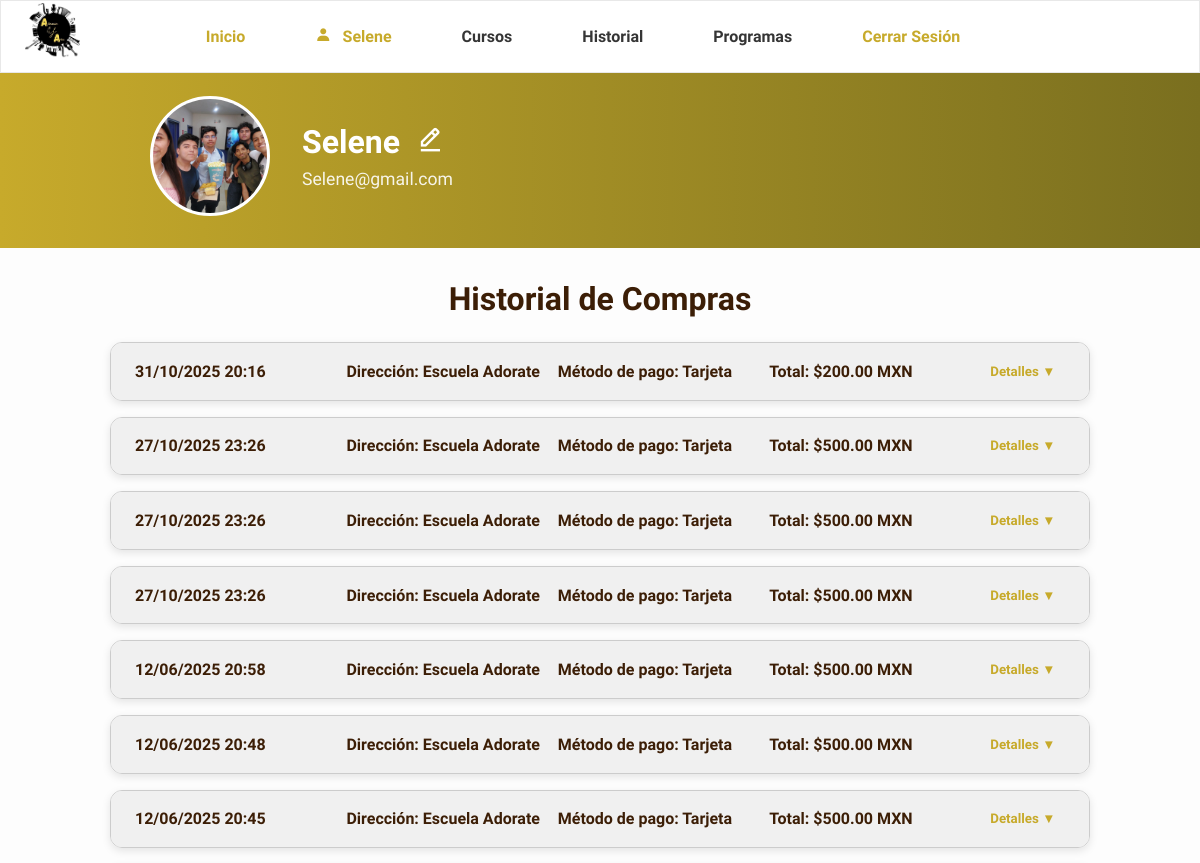
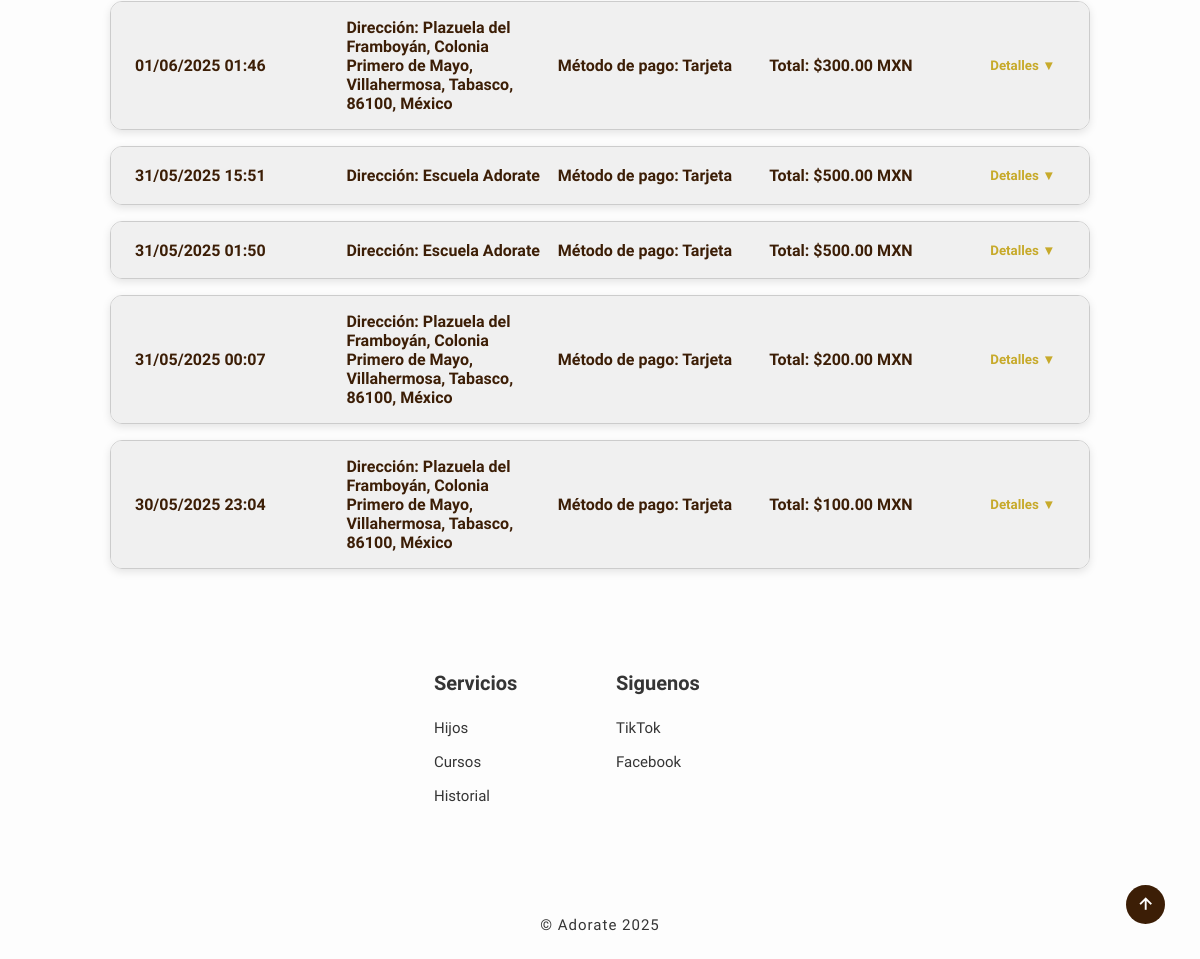
/perfil_historial.php (signed in), run on the app's committed database (2 pictures, top to bottom).
### tables this page shows
CREATE TABLE `usuarios` (
  `id_usuario` int(11) NOT NULL,
  `nombre_com` varchar(100) NOT NULL,
  `correo_elec` varchar(100) NOT NULL,
  `contrasena` varchar(255) NOT NULL,
  `fecha_registro` timestamp NOT NULL DEFAULT current_timestamp(),
  `foto_perfil` varchar(255) DEFAULT NULL,
  `rol` enum('usuario','admin') NOT NULL DEFAULT 'usuario'
);

CREATE TABLE `compras` (
  `id_compra` int(11) NOT NULL,
  `id_usuario` int(11) NOT NULL,
  `fecha` datetime NOT NULL DEFAULT current_timestamp(),
  `total` decimal(10,2) NOT NULL,
  `direccion_envio` text DEFAULT NULL,
  `metodo_pago` varchar(50) NOT NULL
);

### perfil_historial.php (the view, shortened to what this page needs)
<?php
include 'conexion_be.php';
$idUsuario = $_SESSION['idUsuario'];
$query = "SELECT nombre_com, correo_elec, fecha_registro, id_usuario, foto_perfil FROM usuarios WHERE id_usuario = $idUsuario LIMIT 1";
$result = mysqli_query($conexion, $query);
if ($result && mysqli_num_rows($result) > 0) {
    $usuario = mysqli_fetch_assoc($result);
} else {
    session_destroy();
    header("Location: index.php");
    exit();
}
?>
<!DOCTYPE html>
<html lang="en">
<head>
<link rel="stylesheet" href="https://cdnjs.cloudflare.com/ajax/libs/font-awesome/6.4.0/css/all.min.css" />
	<link rel="stylesheet" href="adorate.css">
	<link rel="stylesheet" href="https://unpkg.com/boxicons@latest/css/boxicons.min.css">
</head>
<body>
<div class="contenido-principal">
	<header>
		<a href="#" class="logo"><img src="imgs/adorate.png" width="55" alt="logo"></a>
		<ul class="navbar">
            <li><a href="index.php" style="color:#C7AA2B;">Inicio</a></li>
            <?php
            if (isset($_SESSION['nombre'])) {
                $nombreCompleto = $_SESSION['nombre'];
                $partesNombre = explode(' ', trim($nombreCompleto));
                $primerNombre = ucfirst($partesNombre[0]);
                echo '<li><a href="perfil.php" style="color:#C7AA2B;" id="userLink">
                        <i class="bx bxs-user" style="margin-right:0.7rem;"></i>' . htmlspecialchars($primerNombre) . '
                      </a></li>';
            }
            ?>
            <li><a href="perfil_cursos.php">Cursos</a></li>
            <li><a href="perfil_historial.php">Historial</a></li>
            <li><a href="https://drive.google.com/file/d/1GpO4hfCu0mNDoaR4s7zPHs4a9xIVX5yH/view" target="_blank" rel="noopener noreferrer">Programas</a></li>
			<li><a href="cerrar_sesion.php" id="cerrarLink" style="color:#C7AA2B;">Cerrar Sesión</a><li>
		</ul>
        </header>
  </div>
<section class="perfil">
  <div class="perfil-contenedor">
    <div class="perfil-imagen">
      <div class="imagen-circulo">
        <img
          src="<?php
            echo !empty($usuario['foto_perfil'])
              ? 'imgs/perfil/' . $usuario['id_usuario'] . '/' . htmlspecialchars($usuario['foto_perfil'])
              : 'imgs/usuario-placeholder.png';
          ?>"
          alt="Imagen de perfil"
        >
      </div>
    </div>
    <div class="perfil-info">
      <div class="perfil-nombre-editar">
        <h2><?php echo htmlspecialchars($usuario['nombre_com']); ?></h2>
        <button class="btn-editar" title="Editar perfil">
          <i class='bx bx-edit-alt'></i>
        </button>
      </div>
      <p class="perfil-correo"><?php echo htmlspecialchars($usuario['correo_elec']); ?></p>
    </div>
  </div>
</section>
<section class="historial" id="historial">
  <h2>Historial de Compras</h2>
  <div class="historial-lista">
    <?php
    $idUsuario = $_SESSION['idUsuario'];
    $query_compras = "SELECT * FROM compras WHERE id_usuario = $idUsuario ORDER BY fecha DESC";
    $result_compras = mysqli_query($conexion, $query_compras);
    if(mysqli_num_rows($result_compras) > 0):
      while($compra = mysqli_fetch_assoc($result_compras)):
    ?>
    <div class="compra-item">
      <div class="compra-resumen" tabindex="0" aria-expanded="false" aria-controls="detalles-<?php echo $compra['id_compra']; ?>">
        <span class="fecha"><?php echo date("d/m/Y H:i", strtotime($compra['fecha'])); ?></span>
        <span class="direccion"><strong>Dirección:</strong> <?php echo htmlspecialchars($compra['direccion_envio']); ?></span>
        <span class="metodo-pago"><strong>Método de pago:</strong> <?php echo htmlspecialchars($compra['metodo_pago']); ?></span>
        <span class="total"><strong>Total:</strong> $<?php echo number_format($compra['total'], 2); ?> MXN</span>
        <button class="btn-toggle-detalles" aria-hidden="true">Detalles ▼</button>
      </div>
    </div>
    <?php
      endwhile;
    else:
    ?>
    <p>No tienes compras registradas.</p>
    <?php endif; ?>
  </div>
</section>
		<section class="contact" id="contact">
			<div class="main-contact">
				<div class="contact-content">
					<h4>Servicios</h4>
					<li><a href="perfil.php">Hijos</a></li>
					<li><a href="perfil_cursos.php">Cursos</a></li>
          <li><a href="#historial">Historial</a></li>
				</div>
				<div class="contact-content">
					<h4>Siguenos</h4>
					<li><a href="#">TikTok</a></li>
					<li><a href="#">Facebook</a></li>
				</div>
			</div>
		</section>
		<div class="last-text">
			<p>© Adorate 2025</p>
		</div>
	<a href="#home" class="scroll-top">
		<i class='bx bx-up-arrow-alt' ></i>
	</a>
</body>
</html>

### adorate.css (style rules this page uses)
* { padding: 0; margin: 0; box-sizing: border-box; font-family: 'Raleway', sans-serif; text-decoration: none; list-style: none; scroll-behavior: smooth; }
:root { --text-color: #353535; --main-color: #3C1E06; --second-color: #858585; --bg-color: #fdfdfd; --big-font: 4.5rem; --h2-font: 2.6rem; --p-font: 1.1rem; }
body { background: var(--bg-color); color: var(--text-color); }
header { position: fixed; width: 100%; top: 0; right: 0; z-index: 1000; display: flex; align-items: center; justify-content: space-between; background-color: #fff; backdrop-filter: blur(10px) !important; border: 0.1px solid rgba(0, 0, 0, 0.089) !important; padding: 23px 15%; transition: all .38s ease; }
.logo { font-size: 50px; font-weight: 700; color: var(--text-color); }
span { color: var(--main-color); }
.navbar { display: flex; }
.navbar a { color: var(--text-color); font-size: var(--p-font); font-weight: 600; padding: 5px 10px; margin: 2px 25px; border-bottom: 2px solid transparent; transition: all .38s ease; }
section { padding: 90px 15% 80px; }
.contact { padding: 50px 15% 40px; }
.main-contact { display: grid; grid-template-columns: repeat(auto-fit, minmax(150px, auto)); justify-content: center; gap: 2rem; }
.contact-content h4 { font-size: 20px; color: var(--text-color); margin-bottom: 1.5rem; }
.contact-content li { margin-bottom: 16px; }
.contact-content li a { display: block; color: var(--text-color); font-size: 15px; font-weight: 500; transition: all .40s ease; }
.last-text p { text-align: center; padding: 25px; color: var(--text-color); font-size: 15px; letter-spacing: 1px; }
.scroll-top { position: fixed; bottom: 2.2rem; right: 2.2rem; }
.scroll-top i { padding: 8px; font-size: 1.4rem; color: #fff; background: var(--main-color); border-radius: 5rem; transition: all 0.3s ease; }
@media (max-width: 1690px) { section { padding: 70px 2%; transition: .20s; } }
@media (max-width: 1690px) { header { padding: 2px 2%; transition: .20s; } }
@media (max-width: 1690px) { .contact { padding: 70px 2%; transition: .20s; } }
@media (max-width: 1290px) { section { padding: 80px 2%; transition: .20s; } }
@media (max-width: 1290px) { :root { --big-font: 3.2rem; --h2-font: 2rem; --p-font: 1rem; transition: .20s; } }

### perfil_historial.php (style rules this page uses)
body { padding-right: 0 !important; }
.contenido-principal { position: relative; z-index: 3; }
.perfil { background: linear-gradient(to right, #C7AA2B, #7A6F1F); padding: 2rem 5%; color: #fff; margin-top:4rem; }
.perfil-contenedor { display: flex; align-items: center; max-width: 900px; margin: 0 auto; gap: 2rem; flex-wrap: wrap; }
.perfil-imagen .imagen-circulo { width: 120px; height: 120px; border-radius: 50%; overflow: hidden; border: 3px solid #fff; flex-shrink: 0; background-color: #fff; }
.perfil-imagen img { width: 100%; height: 100%; object-fit: cover; display: block; }
.perfil-info { flex: 1; min-width: 200px; }
.perfil-nombre-editar { display: flex; align-items: center; gap: 1rem; }
.perfil-nombre-editar h2 { margin: 0; font-size: 2rem; font-weight: 700; }
.btn-editar { background: transparent; border: none; color: #fff; cursor: pointer; font-size: 1.8rem; transition: color 0.3s ease; }
.perfil-correo { margin-top: 0.5rem; font-size: 1.1rem; opacity: 0.9; word-break: break-word; }
.imagen-circulo { width: 80px; height: 80px; border-radius: 50%; overflow: hidden; border: 2px solid #C7AA2B; flex-shrink: 0; }
.imagen-circulo img { width: 100%; height: 100%; object-fit: cover; display: block; }
.historial { max-width: 1100px; margin: 2rem auto; padding: 0 5%; color: #3C1E06; }
.historial h2 { font-size: 2rem; margin-bottom: 1.5rem; font-weight: 700; text-align: center; }
.compra-item { border: 1px solid #ccc; border-radius: 12px; margin-bottom: 1rem; overflow: hidden; box-shadow: 0 3px 8px rgba(0,0,0,0.1); }
.compra-resumen { background-color: #f0f0f0; padding: 1rem 1.5rem; display: flex; flex-wrap: wrap; gap: 1rem; align-items: center; cursor: pointer; justify-content: space-between; transition: background-color 0.3s ease; }
.compra-resumen span { flex: 1 1 150px; font-weight: 600; }
.btn-toggle-detalles { background: none; border: none; font-weight: 700; color: #C7AA2B; cursor: pointer; padding: 0.3rem 0.6rem; border-radius: 6px; transition: background-color 0.3s ease; }
html { overflow-y:scroll; }

### data on the page
usuarios: foto_perfil (picture), nombre_com "Selene", correo_elec "Selene@gmail.com"
compras: fecha "31/10/2025 20:16", direccion_envio "Escuela Adorate", metodo_pago "Tarjeta", total "200.00"
compras: fecha "27/10/2025 23:26", direccion_envio "Escuela Adorate", metodo_pago "Tarjeta", total "500.00"
compras: fecha "27/10/2025 23:26", direccion_envio "Escuela Adorate", metodo_pago "Tarjeta", total "500.00"
compras: fecha "27/10/2025 23:26", direccion_envio "Escuela Adorate", metodo_pago "Tarjeta", total "500.00"
compras: fecha "12/06/2025 20:58", direccion_envio "Escuela Adorate", metodo_pago "Tarjeta", total "500.00"
compras: fecha "12/06/2025 20:48", direccion_envio "Escuela Adorate", metodo_pago "Tarjeta", total "500.00"
compras: fecha "12/06/2025 20:45", direccion_envio "Escuela Adorate", metodo_pago "Tarjeta", total "500.00"
compras: fecha "01/06/2025 01:46", direccion_envio "Plazuela del Framboyán, Colonia Primero de Mayo, Villahermosa, Tabasco, 86100, México", metodo_pago "Tarjeta", total "300.00"
compras: fecha "31/05/2025 15:51", direccion_envio "Escuela Adorate", metodo_pago "Tarjeta", total "500.00"
compras: fecha "31/05/2025 01:50", direccion_envio "Escuela Adorate", metodo_pago "Tarjeta", total "500.00"
compras: fecha "31/05/2025 00:07", direccion_envio "Plazuela del Framboyán, Colonia Primero de Mayo, Villahermosa, Tabasco, 86100, México", metodo_pago "Tarjeta", total "200.00"
compras: fecha "30/05/2025 23:04", direccion_envio "Plazuela del Framboyán, Colonia Primero de Mayo, Villahermosa, Tabasco, 86100, México", metodo_pago "Tarjeta", total "100.00"

### other printed values
$primerNombre "Selene"
